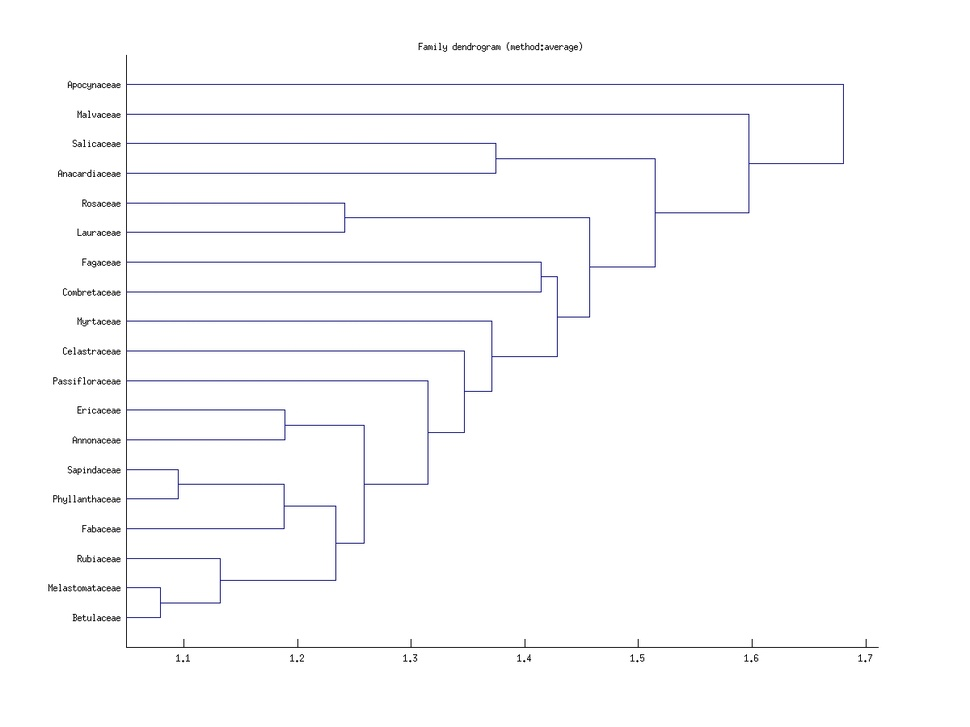
%> input picture trunk/leaves/15-Feb-2012/Family dendrogram (method:average).jpg, 970 x 727 px, shrunk from 1200 x 900 before the run
$ octave --eval "result = preprocess(rgb2gray(imread('../15-Feb-2012/Family dendrogram (method:average).jpg')));"   (GNU Octave 9; MATLAB toolbox functions it lacks are replaced by stand-ins)
%> lines starting %> are read from the running program, lines starting %| are printed output that depends on the picture
%-----------------------------------------------------------------
%
%sharat@mit.edu
%high pass filter on the image.
function out=preprocess(img)
	 sigma = 3;
	 img = im2double(img);
   filt=fspecial('gaussian', 3 * sigma, sigma);
	 hsz = (size(filt, 1)-1)/2;
	 out = conv2(img, filt, 'valid');
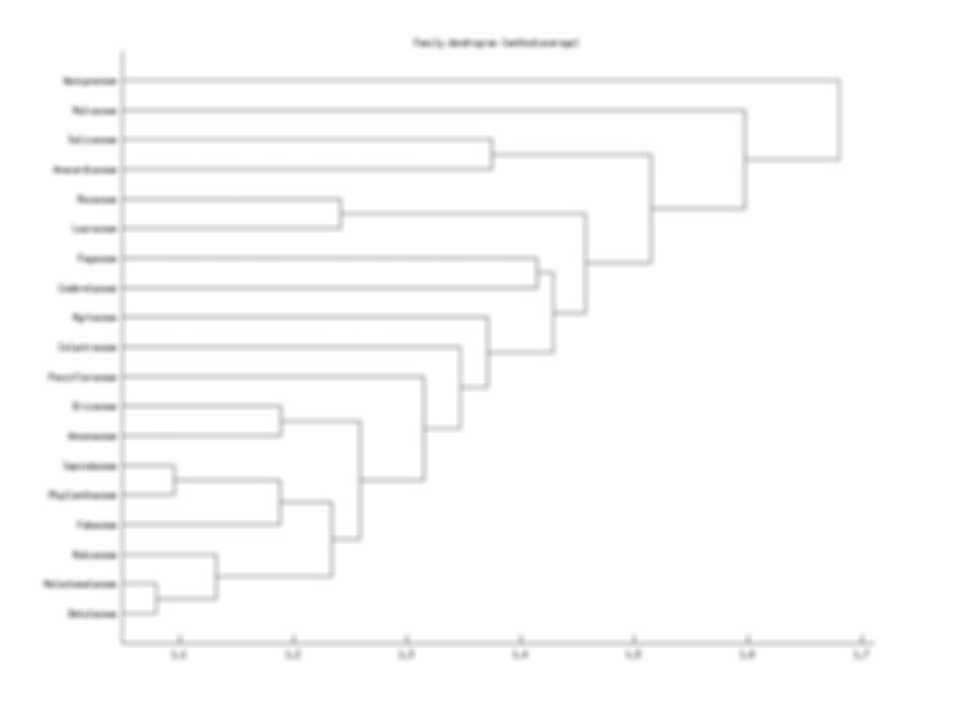
%> out: size 719x962 double; min 0.63, max 1, mean 0.984
   out = img(hsz + 1:end - hsz, hsz + 1:end- hsz) - out;
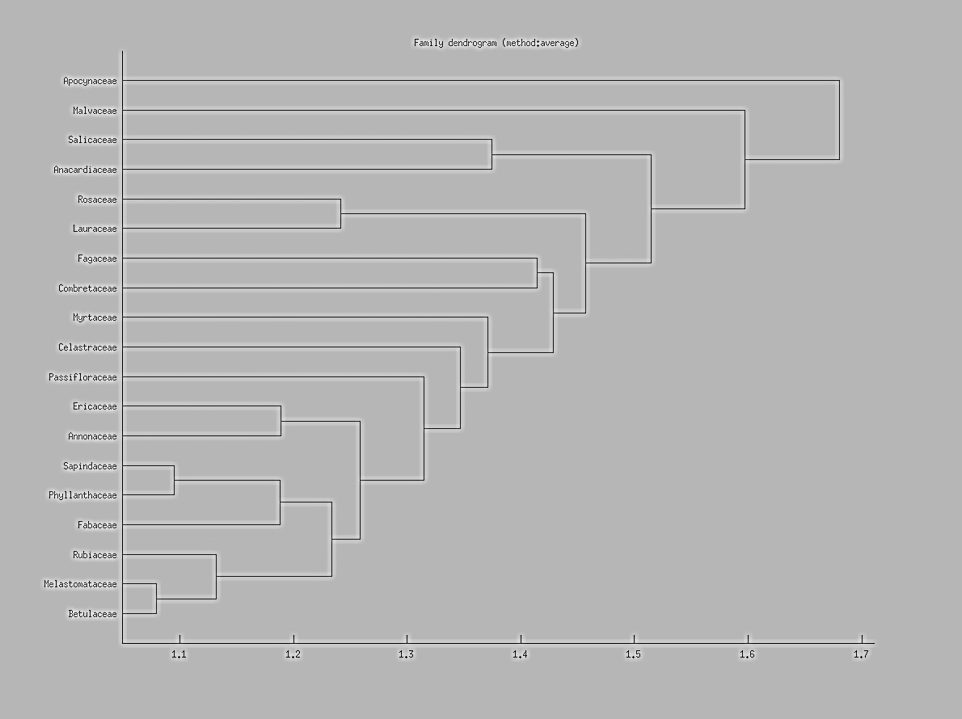
%> out: size 719x962 double; min -0.874, max 0.347, mean -4.26e-16; drawn with min black and max white
%end function
